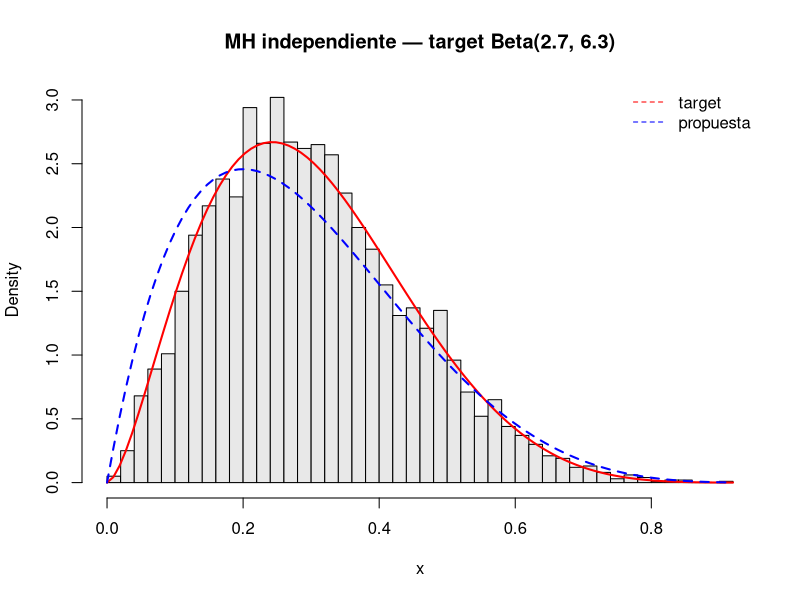
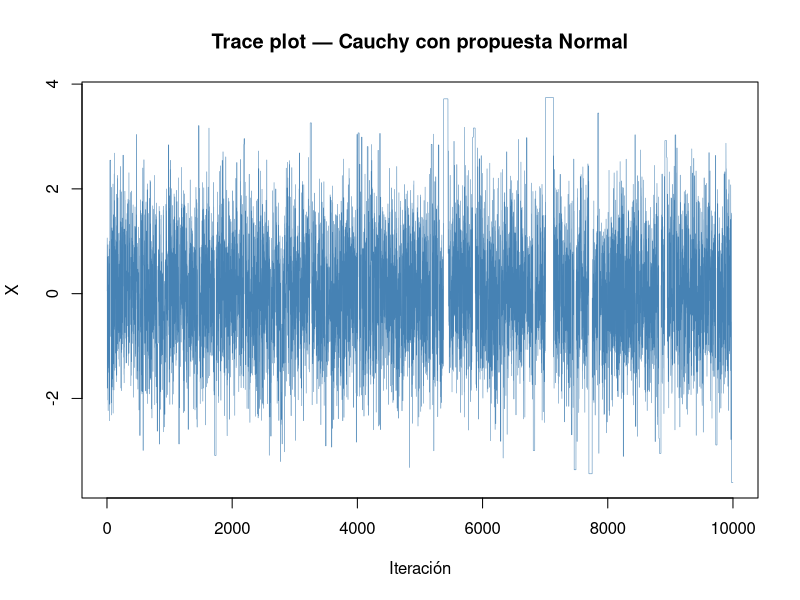
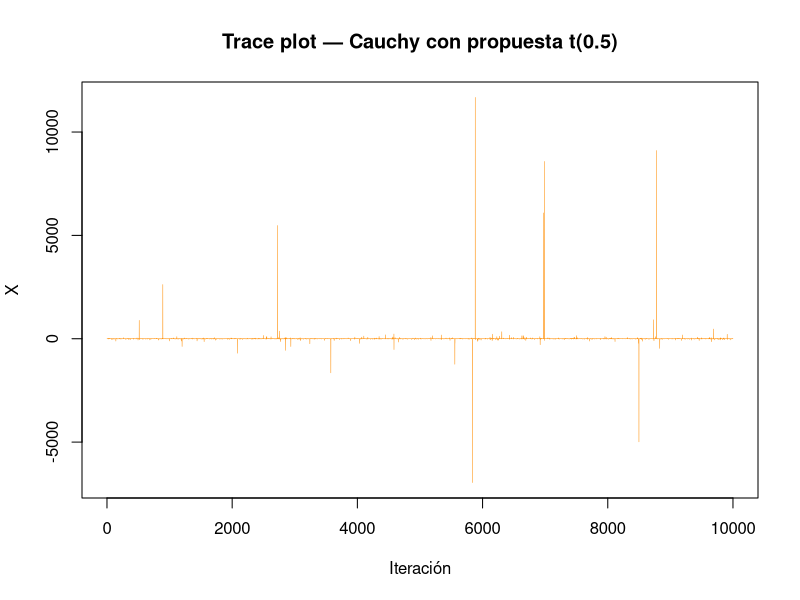
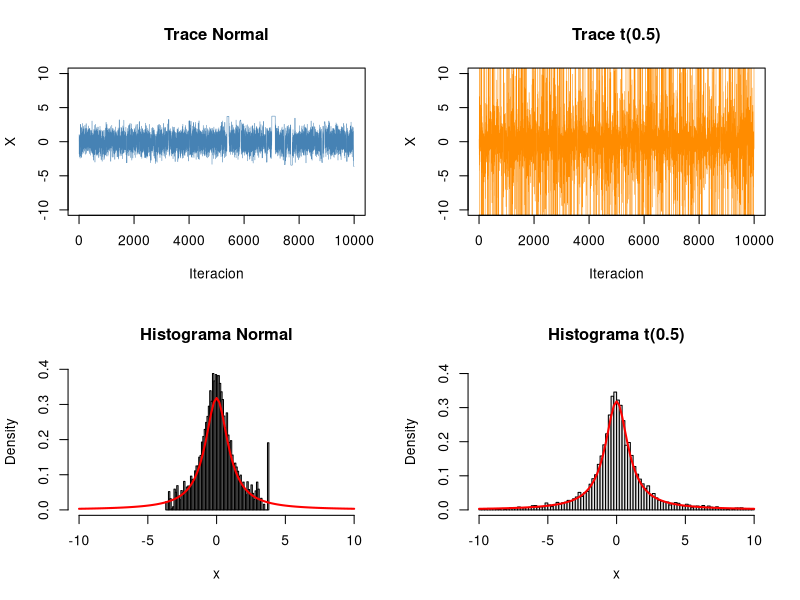

The R source for these figures, in order:
#misma idea que el generico
#target beta(2.7,6,3) desde otra Beta(2,5)
#soporte: se refiere a los vlaores donde la densidad de la distribucion es mayor a 0
# basicamente que valroes puede geenrar
a_target <- 2.7
b_target <- 6.3
a_prop <- 2
b_prop <- 5

Nsim <- 5000
X <- rep(runif(1), Nsim)

for(i in 2:Nsim){
  Y <- rbeta(1, a_prop, b_prop) #aca tenes que proponer desde donde
  rho <- (dbeta(Y, a_target, b_target) / dbeta(X[i-1], a_target, b_target)) *  ((dbeta(X[i-1], a_prop, b_prop)) / dbeta(Y, a_prop, b_prop)) 
  X[i] <- X[i-1] + (Y - X[i-1]) * (runif(1) < rho)
}

#grafico
hist(X, breaks = 50, freq = FALSE,
     main = "MH independiente — target Beta(2.7, 6.3)",
     xlab = "x", col = "gray91")
curve(dbeta(x, a_target, b_target), add = TRUE, col = "red", lwd = 2)
curve(dbeta(x, a_prop, b_prop), add = TRUE, col = "blue", lwd = 2, lty = 2)
legend("topright", legend = c("target", "propuesta"),
       col = c("red", "blue"), lty = c(2, 2), bty = "n")

#azul propuiesta, target rojo
#la propuesta no necesita ser igual al target, solo cubrir su soporte

#tasa de aceptacion
acc <- sum(diff(X) != 0) / (Nsim -1)
cat(sprintf("Tasa de aceptacion: %.3f\n", acc)) #da 0.9 casi, puede ser en base a que las dsitribuciones son muy parecidas

#
#comparacion de rho generico e independiente
#MH Genérico (propuesta Uniforme):
#rho <- dbeta(Y, a, b) / dbeta(X[i-1], a, b)
#
#MH Independiente (propuesta Beta(2,5)):
#rho <- (dbeta(Y,      a_target, b_target) / dbeta(X[i-1], a_target, b_target)) *
#       (dbeta(X[i-1], a_prop,   b_prop)   / dbeta(Y,      a_prop,   b_prop))
#
#La diferencia es que el independiente tiene dos términos multiplicados y el genérico uno solo.
#
#Pero en realidad son la misma fórmula. El ratio completo siempre es:
#
#rho = [f(Y) / f(X)] × [g(X) / g(Y)]


#ejemplo 6.2 de simalr cauchy
#target cauchy C(0,1) #cola pesada
#prop normal N(0,1) #no tiene valores extremos por lo gral
Nsim <- 10^4
X <- c(rt(1, df=1)) #rt(1, df=1) genera un valor de la distribución t con 1 grado de libertad, que es exactamente la Cauchy C(0,1). Es la función de R para samplear de una t
#no runif porque cauchy tiene soporte de -inf a + inf, runif da de 0 a 1
X <- rep(X, Nsim)

for (t in 2:Nsim) {
  Y <- rnorm(1)
  rho <- dt(Y, df=1) * dnorm(X[t-1]) / (dt(X[t-1], df=1) * dnorm(Y))
  X[t] <- X[t-1] + (Y- X[t-1]) * (runif(1) < rho)
}


plot(X, type="l", col="steelblue", lwd=0.5,
     main="Trace plot — Cauchy con propuesta Normal",
     xlab="Iteración", ylab="X")
#trace plot
#tarda mucho en arrancar ya que la normal no propone valores tan extremos
#la cadena arranco en -5, despues llega a un valor extremo a las 8 mil oscilaciones
# 4 tambien es un extremo para la normal y se estanca de vuelta
#despues se va


#solucion del libro
X2 <- rep(rt(1, df=1), Nsim)
for (t in 2:Nsim) {
  Y    <- rt(1, df=0.5)
  rho  <- dt(Y, df=1) * dt(X2[t-1], df=0.5) / (dt(X2[t-1], df=1) * dt(Y, df=0.5))
  X2[t] <- X2[t-1] + (Y - X2[t-1]) * (runif(1) < rho)
}
plot(X2, type="l", col="darkorange", lwd=0.5,
     main="Trace plot — Cauchy con propuesta t(0.5)",
     xlab="Iteración", ylab="X")


#histogramas y trace plots

par(mfrow = c(2, 2))

plot(X, type="l", col="steelblue", lwd=0.5,
     main="Trace Normal", xlab="Iteracion", ylab="X", ylim=c(-10,10))

plot(X2, type="l", col="darkorange", lwd=0.5,
     main="Trace t(0.5)", xlab="Iteracion", ylab="X", ylim=c(-10,10))

hist(X, breaks=80, freq=FALSE, col="gray90",
     main="Histograma Normal", xlab="x", xlim=c(-10,10))
curve(dt(x, df=1), add=TRUE, col="red", lwd=2)

X2_plot <- X2[X2 > -10 & X2 < 10]
hist(X2_plot, breaks=80, freq=FALSE, col="gray90",
     main="Histograma t(0.5)", xlab="x",
     xlim=c(-10,10), ylim=c(0,0.4))
curve(dt(x, df=1), add=TRUE, col="red", lwd=2)


par(mfrow = c(1, 1))

#Trace Normal (azul):
#La cadena arrancó en -6 y se quedó pegada hasta la iteración ~1200. Después escapó y mezcla razonablemente, pero tiene dos períodos más donde se traba — la barra horizontal cerca de iteración 7500. La propuesta Normal no puede proponer valores extremos, entonces cuando la cadena llega a las colas de la Cauchy queda atrapada.
#
#Trace t(0.5) (naranja):
#Mezcla desde el principio y llega regularmente a -10 y +10. El problema es el inverso — propone valores demasiado extremos frecuentemente, incluyendo ese ~40000 que tuvimos que filtrar. La cadena nunca se traba pero tampoco es estable.
#
#Histograma Normal:
#Dos barras aisladas a -5 y +4 — exactamente los períodos de atascamiento del trace. El centro sigue bien la Cauchy roja pero adas.
#
#Histograma t(0.5):
#El mejor ajuste de los dos. La inciden bien en el centro y enlas colas. El precio es ese valxiste en la cadena pero noaparece en el gráfico.Conclusión: ninguna propuesta en las colas, la t(0.5) proponevalores absurdos. La t(2) que cntermedio.
